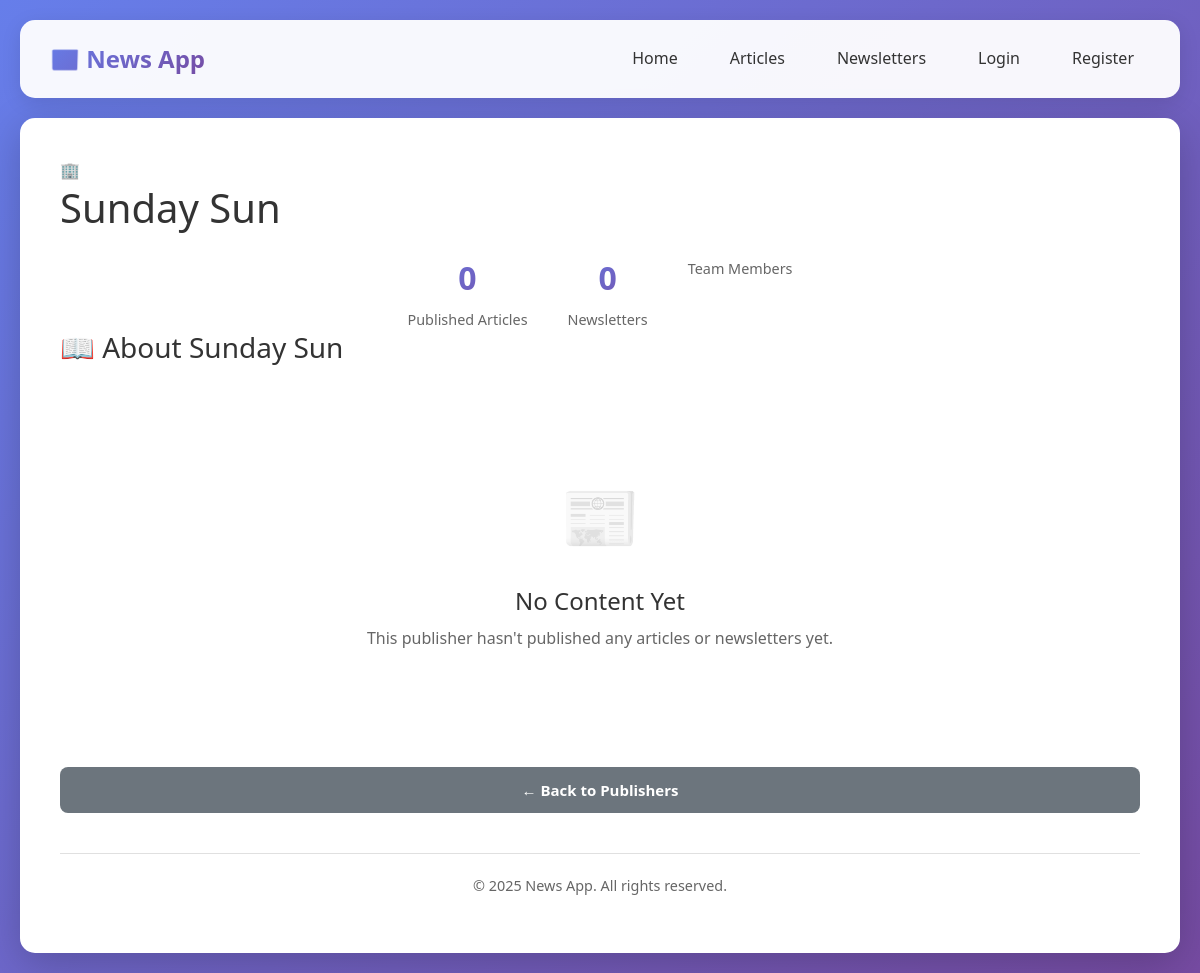
/publishers/1/, run on an earlier commit of the app's database.
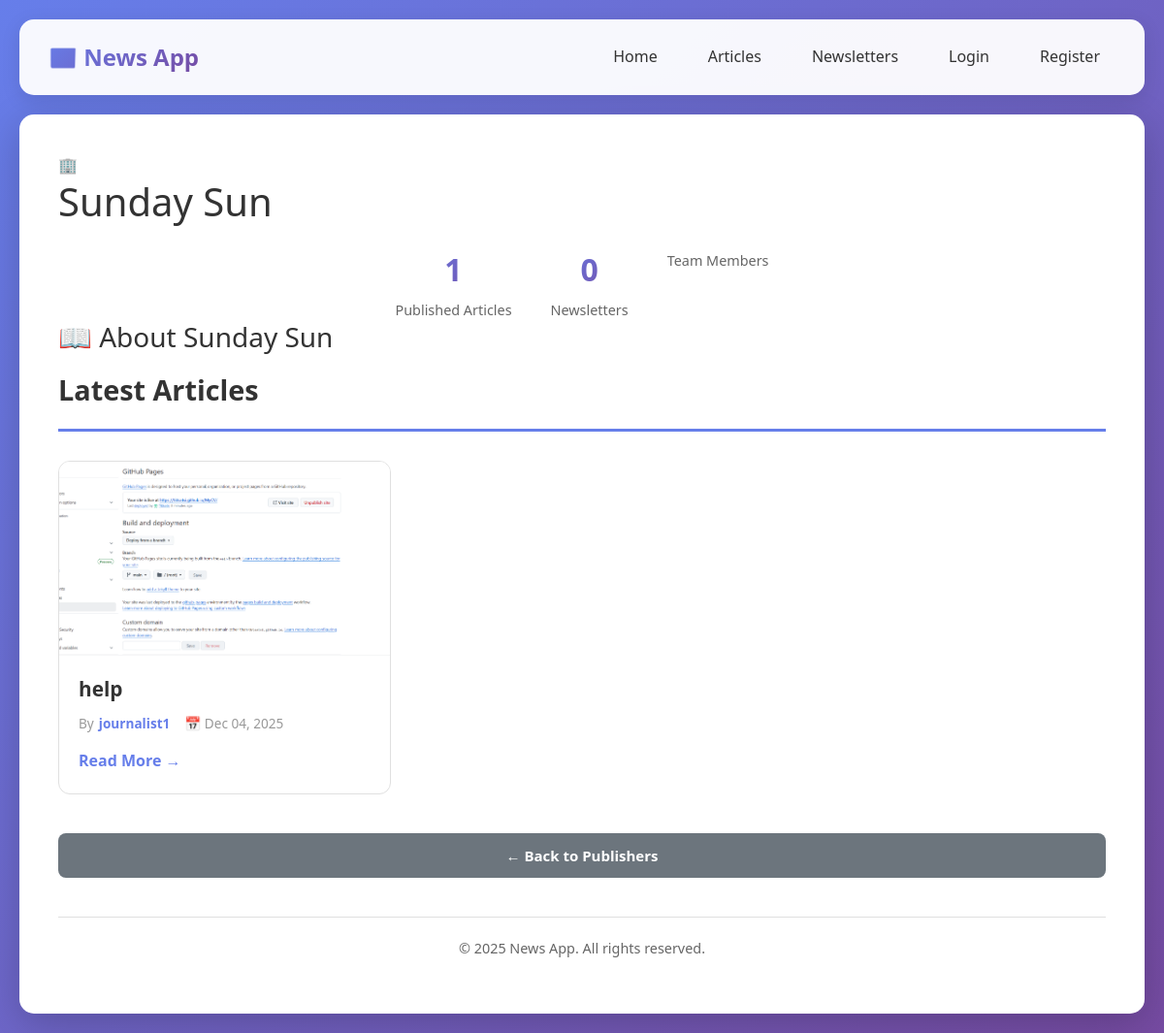
And on a later commit of the database.
### news_app/models.py (models this page shows, shortened)
class Publisher(models.Model):
    name = models.CharField(max_length=200, unique=True)
    description = models.TextField(blank=True)
    website = models.URLField(blank=True)
    established_date = models.DateField(null=True, blank=True)
    owner = models.ForeignKey(
        "CustomUser",
        on_delete=models.CASCADE,
        related_name="owned_publishers",
        limit_choices_to={"role": "publisher"},
        null=True,
        blank=True,
    )
    created_by = models.ForeignKey(
        "CustomUser",
        on_delete=models.SET_NULL,
        null=True,
        blank=True,
        related_name="publishers_created"
    )
    editors = models.ManyToManyField(
        "CustomUser",
        related_name="publisher_editors",
        blank=True,
        limit_choices_to={"role": "editor"},
    )
    journalists = models.ManyToManyField(
        "CustomUser",
        related_name="publisher_journalists",
        blank=True,
        limit_choices_to={"role": "journalist"},
    )
    created_at = models.DateTimeField(auto_now_add=True)
    updated_at = models.DateTimeField(auto_now=True)
    class Meta:
        ordering = ["name"]
        verbose_name = "Publisher"
        verbose_name_plural = "Publishers"

class Article(models.Model):
    title = models.CharField(max_length=300)
    content = models.TextField()
    summary = models.TextField(max_length=500, blank=True)
    author = models.ForeignKey(
        CustomUser,
        on_delete=models.CASCADE,
        related_name="independent_articles",
        limit_choices_to={"role": "journalist"},
    )
    publisher = models.ForeignKey(
        Publisher,
        on_delete=models.CASCADE,
        related_name="articles",
        null=True,
        blank=True,
    )
    independently_published = models.BooleanField(default=False)
    is_approved = models.BooleanField(default=False)
    approved_by = models.ForeignKey(
        CustomUser,
        on_delete=models.SET_NULL,
        related_name="approved_articles",
        null=True,
        blank=True,
        limit_choices_to={"role": "editor"},
    )
    is_rejected = models.BooleanField(default=False)
    rejected_reason = models.TextField(blank=True, null=True)
    rejected_by = models.ForeignKey(
        CustomUser,
        on_delete=models.SET_NULL,
        null=True,
        blank=True,
        related_name="rejected_articles"
    )
    approval_date = models.DateTimeField(null=True, blank=True)
    rejected_date = models.DateTimeField(null=True, blank=True)
    created_at = models.DateTimeField(auto_now_add=True)
    updated_at = models.DateTimeField(auto_now=True)
    published_date = models.DateTimeField(null=True, blank=True)
    image = models.ImageField(upload_to="article_images/",
                              blank=True,
                              null=True)
    class Meta:
        ordering = ["-created_at"]
        verbose_name = "Article"
        verbose_name_plural = "Articles"
        permissions = [
            ("approve_article", "Can approve articles"),
        ]

class CustomUser(AbstractUser):
    ROLE_CHOICES = [
        ("reader", "Reader"),
        ("editor", "Editor"),
        ("journalist", "Journalist"),
        ("publisher", "Publisher"),
    ]
    role = models.CharField(max_length=20,
                            choices=ROLE_CHOICES,
                            default="reader")
    subscribed_newsletters = models.ManyToManyField("Newsletter",
                                                    related_name="subscribers",
                                                    blank=True)
    subscribed_publishers = models.ManyToManyField(
        "Publisher",
        related_name="subscribed_readers",
        blank=True,
        limit_choices_to={"role": "reader"}
    )
    subscribed_journalists = models.ManyToManyField(
        "self",
        symmetrical=False,
        related_name="journalist_subscribers",
        blank=True,
    )
    created_at = models.DateTimeField(auto_now_add=True)
    updated_at = models.DateTimeField(auto_now=True)
    class Meta:
        verbose_name = "User"
        verbose_name_plural = "Users"
        ordering = ["username"]

### news_app/views.py (the view, shortened to what this page needs)
def publisher_detail(request, pk):
    publisher = get_object_or_404(Publisher, pk=pk)
    recent_articles = (
        Article.objects.filter(publisher=publisher, is_approved=True)
        .select_related("author")
        .order_by("-published_date")[:10]
    )
    is_member = False
    can_request_join = False
    context = {
        "publisher": publisher,
        "recent_articles": recent_articles,
        "editors": publisher.editors.all(),
        "journalists": publisher.journalists.all(),
        "is_member": is_member,
        "can_request_join": can_request_join,
    }
    return render(request, "news_app/publisher_detail.html", context)

### news_app/templates/news_app/publisher_detail.html (shortened to what this page needs)
{% extends 'news_app/base.html' %}
{% load static %}
{% block content %}
    <div class="publisher-hero">
        <div class="publisher-icon">🏢</div>
        <h1 class="publisher-title-main">{{ publisher.name }}</h1>
        <div class="stats-bar">
            <div class="stat-item">
                <div class="stat-number">{{ publisher.articles.count }}</div>
                <div class="stat-label">Published Articles</div>
            </div>
            <div class="stat-item">
                <div class="stat-number">{{ publisher.newsletters.count }}</div>
                <div class="stat-label">Newsletters</div>
            </div>
            <div class="stat-item">
                <div class="stat-label">Team Members</div>
            </div>
        </div>
    </div>
    <div class="publisher-content-section">
        <h3 style="color: #333; margin-bottom: 20px;">📖 About {{ publisher.name }}</h3>
    </div>
    {% if publisher.articles.exists %}
    <div class="section-header">
        <h2 class="section-title">Latest Articles</h2>
    </div>
    <div class="article-grid">
        {% for article in publisher.articles.all|slice:":6" %}
        <div class="article-card" onclick="window.location.href='{% url 'article_detail' article.pk %}'">
            {% if article.image %}
            <div class="article-image">
                <img src="{{ article.image.url }}" alt="{{ article.title }}">
            </div>
            {% else %}
            <div class="article-placeholder">
                📰
            </div>
            {% endif %}
            <div class="article-content">
                <h3 class="article-title">{{ article.title }}</h3>
                <div class="article-meta">
                    <div class="meta-item">
                        <span>By</span>
                        <span style="color: #667eea; font-weight: 600;">{{ article.author.username }}</span>
                    </div>
                    <div class="meta-item">
                        📅 {{ article.published_date|date:"M d, Y" }}
                    </div>
                </div>
                <a href="{% url 'article_detail' article.pk %}" class="read-more">
                    Read More →
                </a>
            </div>
        </div>
        {% endfor %}
    </div>
    {% endif %}
    {% if not publisher.articles.exists and not publisher.newsletters.exists %}
    <div class="empty-state">
        <div class="empty-state-icon">📰</div>
        <h3>No Content Yet</h3>
        <p>This publisher hasn't published any articles or newsletters yet.</p>
    </div>
    {% endif %}
    <div class="action-buttons">
        <a href="{% url 'publisher_list' %}" class="btn btn-secondary">
            ← Back to Publishers
        </a>
    </div>
{% endblock %}

What changed in the data, as far as the page shows it:
computed for Publisher "Sunday Sun": articles.count "0" → "1"
added Article: image (picture), title "help", author.username "journalist1", published_date "Dec 04, 2025"
Also different on the page:
text no longer shown: "📰 No Content Yet This publisher hasn't published any articles or newsletters yet."
text now shown: "Latest Articles"
